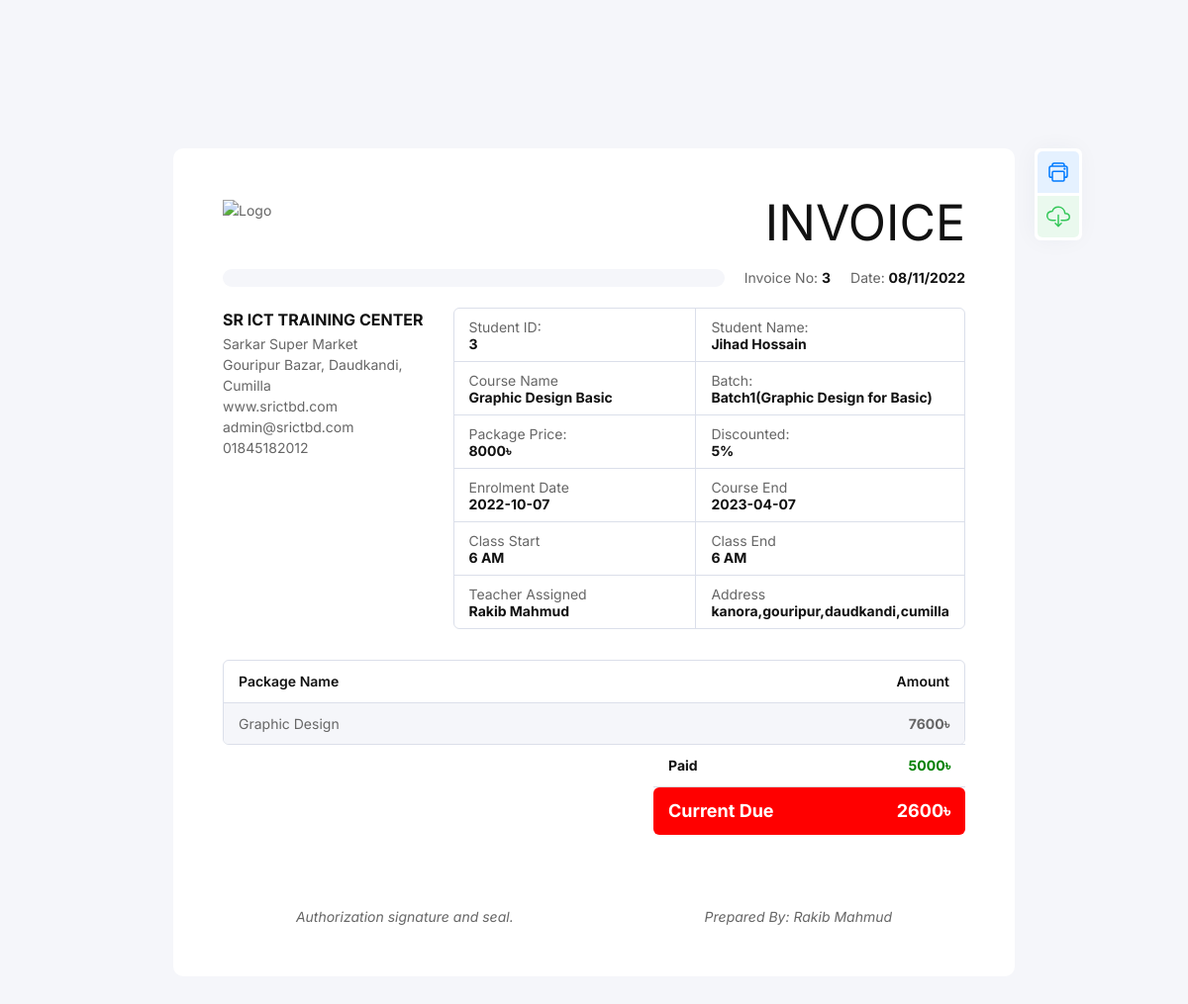
Screenshot of /invoice/due_student_billing.php?id=3 (signed in) with the database file from the repository.
### tables this page shows
CREATE TABLE `student` (
  `id` int(11) NOT NULL,
  `name` varchar(255) NOT NULL,
  `mobile` varchar(255) NOT NULL,
  `address` varchar(255) NOT NULL,
  `email` varchar(255) NOT NULL,
  `nid` varchar(255) NOT NULL,
  `study` varchar(255) NOT NULL,
  `teacher_asign` int(11) NOT NULL,
  `reference` varchar(55) NOT NULL,
  `package` int(255) NOT NULL,
  `batch` varchar(255) NOT NULL,
  `paid` int(255) NOT NULL,
  `discount` int(11) DEFAULT NULL,
  `due` int(255) NOT NULL,
  `total_amount` int(255) DEFAULT NULL,
  `reg_date` timestamp NOT NULL DEFAULT current_timestamp() ON UPDATE current_timestamp(),
  `status` enum('1','0') NOT NULL,
  `uid` int(11) NOT NULL
);

CREATE TABLE `package` (
  `package_id` int(11) NOT NULL,
  `package_name` varchar(255) NOT NULL,
  `type` varchar(55) DEFAULT NULL,
  `price` int(255) NOT NULL
);

CREATE TABLE `batch` (
  `id` int(11) NOT NULL,
  `uid` int(11) NOT NULL,
  `batch_name` varchar(255) NOT NULL,
  `package_id` int(11) DEFAULT NULL,
  `reg_date` timestamp NOT NULL DEFAULT current_timestamp()
);

CREATE TABLE `enrolment` (
  `enrollment_id` int(11) NOT NULL,
  `enrollment_date` varchar(255) NOT NULL,
  `from` varchar(55) NOT NULL,
  `to` varchar(55) NOT NULL,
  `sid` int(11) NOT NULL,
  `complete_date` varchar(55) DEFAULT NULL,
  `reg_date` timestamp NOT NULL DEFAULT current_timestamp()
);

CREATE TABLE `teacher` (
  `id` int(11) NOT NULL,
  `uid` int(11) NOT NULL,
  `teacher_name` varchar(255) NOT NULL,
  `designation` varchar(255) NOT NULL,
  `working_days` varchar(55) NOT NULL,
  `status` enum('1','0') NOT NULL
);

### invoice/due_student_billing.php (the view, shortened to what this page needs)
<?php
include '../include/database_connect.php';
if (isset($_GET['id'])) {
  $id = $_GET['id'];
  if ($allStudent = $con->query("SELECT * FROM student WHERE id='$id' ")) {
    while ($rows = $allStudent->fetch_assoc()) {
      $id = $rows['id'];
      $uid = $rows['uid'];
      $name = $rows['name'];
      $package = $rows['package'];
      $batch = $rows['batch'];
      $address = $rows['address'];
      $paid = $rows['paid'];
      $discount = $rows['discount'];
      $due = $rows['due'];
      $total_amount = $rows['total_amount'];
      $teacher_asign = $rows['teacher_asign'];
    }
  }
}
if (isset($_GET['id'])) {
  $id = $_GET['id'];
}
?>
<!DOCTYPE html>
<html class="no-js" lang="en">
<head>
  <link rel="stylesheet" href="assets/css/style.css">
</head>
<body style="margin-top: 10%">
  <div class="tm_container">
    <div class="tm_invoice_wrap">
      <div class="tm_invoice tm_style1" id="tm_download_section">
        <div class="tm_invoice_in">
          <div class="tm_invoice_head tm_mb20">
            <div class="tm_invoice_left">
              <div class="tm_logo"><img src="assets/img/favicon3.png" alt="Logo"><br> </div>
            </div>
            <div class="tm_invoice_right tm_text_right">
              <div class="tm_primary_color tm_f50 tm_text_uppercase">Invoice</div>
            </div>
          </div>
          <div class="tm_invoice_info tm_mb20">
            <div class="tm_invoice_seperator tm_gray_bg"></div>
            <div class="tm_invoice_info_list">
              <p class="tm_invoice_number tm_m0">Invoice No: <b class="tm_primary_color"><?php echo $id; ?> </b></p>
              <p class="tm_invoice_date tm_m0">Date: <b class="tm_primary_color"><?php echo date("d/m/Y") ?></b></p>
            </div>
          </div>
          <div class="tm_invoice_head tm_mb10">
            <div class="tm_invoice_left">
              <p class="tm_mb2 tm_f16"><b class="tm_primary_color tm_text_uppercase">SR ICT Training Center</b></p>
              <p>
                Sarkar Super Market <br>Gouripur Bazar, Daudkandi, Cumilla <br>
                www.srictbd.com <br>
                admin@srictbd.com<br>
                01845182012
              </p>
            </div>
            <div class="tm_invoice_right" style="width:69% !important">
              <div class="tm_grid_row tm_col_2  tm_col_2_sm tm_invoice_table tm_round_border">
                <div>
                  <p class="tm_m0">Student ID:</p>
                  <b class="tm_primary_color"><?php echo $id; ?></b>
                </div>
                <div>
                  <p class="tm_m0">Student Name:</p>
                  <b class="tm_primary_color"><?php echo $name; ?></b>
                </div>
                <div>
                  <p class="tm_m0">Course Name</p>
                  <b class="tm_primary_color">
                    <?php
                    $id = $id;
                    if ($packageList = $con->query("SELECT * FROM package WHERE package_id='$package' ")) {
                      while ($rows = $packageList->fetch_array()) {
                        echo '' . $rows['package_name'] . ' ' . $rows['type'] . ' ';
                      }
                    }
                    ?>
                  </b>
                </div>
                <div>
                  <p class="tm_m0">Batch:</p>
                  <b class="tm_primary_color">
                    <?php
                    if ($allPackag = $con->query("SELECT batch.id, batch.batch_name, package.package_id,package.package_name,package.type FROM batch INNER JOIN package ON package.package_id=batch.package_id WHERE id=$batch")) {
                      while ($rows = $allPackag->fetch_array()) {
                        echo '' . $rows['batch_name'] . '(' . $rows['package_name'] . ' for ' . $rows['type'] . ')';
                      }
                    }
                    ?>
                  </b>
                </div>
                <div>
                  <p class="tm_m0">Package Price:</p>
                  <b class="tm_primary_color"><?php
                                              if ($batch3 = $con->query("SELECT * FROM package WHERE package_id='$package' ")) {
                                                while ($rows4 = $batch3->fetch_array()) {
                                                  echo $pck = $rows4['price']  . '৳';
                                                }
                                              }
                                              ?></b>
                </div>
                <div>
                  <p class="tm_m0">Discounted:</p>
                  <b class="tm_primary_color"><?php echo $discount; ?>%</b>
                </div>
                <div>
                  <p class="tm_m0">Enrolment Date</p>
                  <b class="tm_primary_color">
                    <?php
                    if ($batch3 = $con->query("SELECT * FROM enrolment WHERE sid='$id' ")) {
                      while ($rows4 = $batch3->fetch_array()) {
                        echo $pck = $rows4['enrollment_date'];
                      }
                    }
                    ?>
                  </b>
                </div>
                <div>
                  <p class="tm_m0">Course End</p>
                  <b class="tm_primary_color">
                    <?php
                    $id = $id;
                    if ($batch3 = $con->query("SELECT * FROM enrolment WHERE sid='$id' ")) {
                      while ($rows4 = $batch3->fetch_array()) {
                        echo $pck = $rows4['complete_date'];
                      }
                    }
                    ?>
                  </b>
                </div>
                <div>
                  <p class="tm_m0">Class Start</p>
                  <b class="tm_primary_color">
                    <?php
                    if ($batch3 = $con->query("SELECT * FROM enrolment WHERE sid='$id' ")) {
                      while ($rows4 = $batch3->fetch_array()) {
                        echo $pck = $rows4['from'];
                      }
                    }
                    ?>
                  </b>
                </div>
                <div>
                  <p class="tm_m0">Class End</p>
                  <b class="tm_primary_color">
                    <?php
                    if ($batch3 = $con->query("SELECT * FROM enrolment WHERE sid='$id' ")) {
                      while ($rows4 = $batch3->fetch_array()) {
                        echo $pck = $rows4['to'];
                      }
                    }
                    ?>
                  </b>
                </div>
                <div>
                  <p class="tm_m0">Teacher Assigned</p>
                  <b class="tm_primary_color">
                    <?php
                    $teacherAsign = $teacher_asign;
                    if ($batch3 = $con->query("SELECT * FROM teacher WHERE id='$teacherAsign' ")) {
                      while ($rows4 = $batch3->fetch_array()) {
                        echo $pck = $rows4['teacher_name'];
                      }
                    }
                    ?>
                  </b>
                </div>
                <div>
                  <p class="tm_m0">Address</p>
                  <b class="tm_primary_color">
                    <?php echo $address; ?>
                  </b>
                </div>
              </div>
            </div>
          </div>
          <br>
          <div class="tm_table tm_style1">
            <div class="tm_round_border">
              <div class="tm_table_responsive">
                <table>
                  <thead>
                    <tr>
                      <th class="tm_width_5 tm_semi_bold tm_primary_color">Package Name</th>
                      <th class="tm_width_2 tm_semi_bold tm_primary_color tm_text_right">Amount</th>
                    </tr>
                  </thead>
                  <tbody>
                    <tr class="tm_gray_bg">
                      <td class="tm_width_5"><?php
                                              if ($batch55 = $con->query("SELECT * FROM package WHERE package_id='$package' ")) {
                                                while ($rows55 = $batch55->fetch_array()) {
                                                  echo $pck2 = $rows55['package_name'];
                                                }
                                              }
                                              ?></td>
                      <td class="tm_width_2 tm_text_right"><b><?php echo $total_amount . '৳'; ?></b></td>
                    </tr>
                  </tbody>
                </table>
              </div>
            </div>
            <div class="tm_invoice_footer">
              <div class="tm_left_footer">
              </div>
              <div class="tm_right_footer">
                <table>
                  <tbody>
                    <tr class="tm_border_top">
                      <td class="tm_width_3 tm_primary_color tm_border_none tm_bold">Paid</td>
                      <td style="color: green" class="tm_width_3 tm_primary_color tm_text_right tm_border_none tm_bold"><?php echo $paid . '৳'; ?></td>
                    </tr>
                    <tr class="tm_border_top">
                      <td style="background-color: red" class="tm_width_3 tm_border_top_0 tm_bold tm_f18 tm_white_color tm_accent_bg tm_radius_6_0_0_6">Current Due </td>
                      <td style="background-color: red" class="tm_width_3 tm_border_top_0 tm_bold tm_f18 tm_danger_color tm_text_right tm_white_color tm_accent_bg tm_radius_0_6_6_0"><?php echo $due . '৳'; ?></td>
                    </tr>
                  </tbody>
                </table>
              </div>
            </div>
          </div>
          <div class="tm_note tm_text_center tm_m0_md">
            <p class="tm_m0" align=""><br> <br>Authorization signature and seal. &nbsp; &nbsp; &nbsp; &nbsp; &nbsp;&nbsp; &nbsp; &nbsp; &nbsp; &nbsp; &nbsp; &nbsp; &nbsp; &nbsp; &nbsp;&nbsp; &nbsp; &nbsp; &nbsp; &nbsp;&nbsp; &nbsp; &nbsp; &nbsp; &nbsp;&nbsp;
              Prepared By:
              <?php
              if ($batch66 = $con->query("SELECT * FROM admin WHERE id='$uid' ")) {
                while ($rows66 = $batch66->fetch_array()) {
                  echo $uid2 = $rows66['name'];
                }
              }
              ?></p>
          </div>
        </div>
      </div>
      <div class="tm_invoice_btns tm_hide_print">
        <a href="javascript:window.print()" class="tm_invoice_btn tm_color1">
          <span class="tm_btn_icon">
          </span>
        </a>
        <button id="tm_download_btn" class="tm_invoice_btn tm_color2">
          <span class="tm_btn_icon">
          </span>
        </button>
      </div>
    </div>
  </div>
</body>
</html>

### rows the page displays
student: name "Jihad Hossain", discount "5", address "kanora,gouripur,daudkandi,cumilla", total_amount "7600", paid "5000", due "2600"
package: package_name "Graphic Design", type "Basic", price "8000৳"
batch: batch_name "Batch1", package.package_name "Graphic Design", package.type "Basic"
enrolment: enrollment_date "2022-10-07", complete_date "2023-04-07", from "6 AM", to "6 AM"
teacher: teacher_name "Rakib Mahmud"

### other values shown
$id "3"
$uid2 = $rows66['name'] "Rakib Mahmud"
